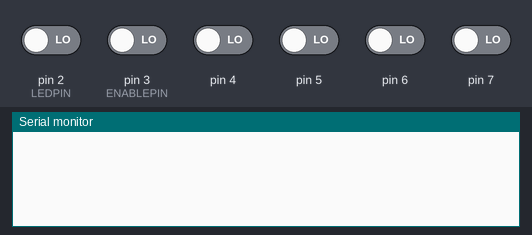
Bench run of a sketch on a simulated Arduino Uno, built with avr-gcc and run on an emulated ATmega328P. Parts: the last lines printed to the serial monitor. Inputs (shaded band) come from the test bench; at power-on: pin 2 (LEDPIN), pin 3 (ENABLEPIN), pin 4–7 LOW.

Above: at 1.2 s.
1.3 s: pin 2 (LEDPIN) driven HIGH
At 2.4 s:
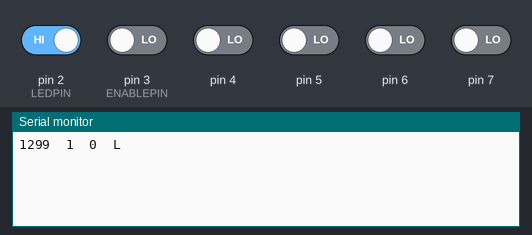
2.8 s: pin 3 (ENABLEPIN) driven HIGH
At 3.6 s:
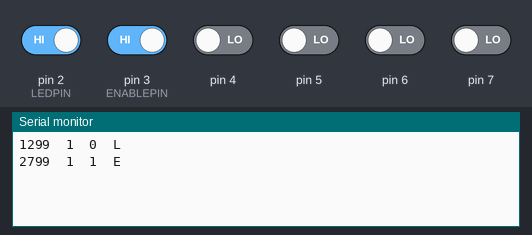
4.3 s: pin 2 (LEDPIN) driven LOW
At 4.7 s:
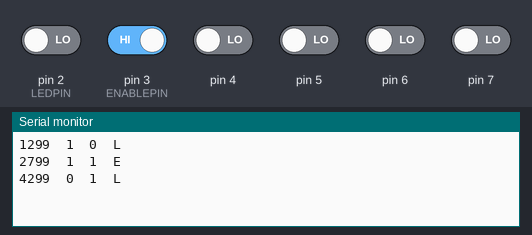
5.8 s: pin 3 (ENABLEPIN) driven LOW
At 7.1 s:
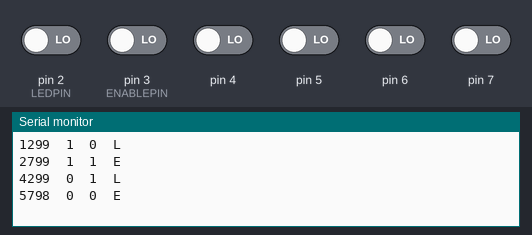

The sketch:

monitor.ino
```cpp
#define LEDPIN 2
#define ENABLEPIN 3
// On Arduino Uno, pin #2 is PD2 and pin #3 is PD3
// Port D input register is PIND, bit masks are 0x04 and 0x08
volatile uint8_t *pinsRegister;
uint8_t ledPinMask;
uint8_t enablePinMask;

struct change_struct {
  unsigned long changems;
  uint8_t pind;
  unsigned char isr;
};

#define NCHANGES 32
struct change_struct changes[NCHANGES];
uint8_t serialChangePtr;       // Points ot next change to be printed to serial
volatile uint8_t isrChangePtr; // Points to next change to be used by ISR

#define PERIODIC_STATUS 60000
unsigned long lastStatusMs = 0;

void setup() {
  pinMode(LEDPIN, INPUT);
  pinMode(ENABLEPIN, INPUT);
  isrChangePtr = 0;
  serialChangePtr = 0;

  pinsRegister = portInputRegister(digitalPinToPort(LEDPIN));
  ledPinMask = digitalPinToBitMask(LEDPIN);
  enablePinMask = digitalPinToBitMask(ENABLEPIN);

  attachInterrupt(0, ledIsr, CHANGE);
  attachInterrupt(1, enableIsr, CHANGE);

  Serial.begin(9600);

  if (pinsRegister != portInputRegister(digitalPinToPort(ENABLEPIN))) {
    Serial.println("!!! LED and enable pins on different ports");
    enablePinMask = 0;
  }
}

void loop() {
  if (isrChangePtr != serialChangePtr) {
    struct change_struct *chg = &(changes[serialChangePtr]);
    serialChangePtr = (serialChangePtr + 1) % NCHANGES;

    Serial.print(chg->changems);
    Serial.write('\t');
    Serial.print((chg->pind & ledPinMask) ? '1' : '0');
    Serial.write('\t');
    Serial.print((chg->pind & enablePinMask) ? '1' : '0');
    Serial.write('\t');
    Serial.write(chg->isr);
    Serial.println();
  }

  unsigned long now = millis();
  if (now > lastStatusMs + PERIODIC_STATUS) {
    int led = digitalRead(LEDPIN);
    int enable = digitalRead(ENABLEPIN);
    Serial.print(now);
    Serial.write('\t');
    Serial.print(led);
    Serial.write('\t');
    Serial.print(enable);
    Serial.write('\t');
    Serial.write('P');
    Serial.println();
    lastStatusMs = now;
  }
}

// Safe to access directly in an ISR
extern volatile unsigned long timer0_millis;

// Avoid function call overhead to the extent possible in ISRs
// N.B. millis() relies on a private volatile counter in wiring
void ledIsr(void)
{
  struct change_struct *chg = &(changes[isrChangePtr]);
  isrChangePtr = (isrChangePtr + 1) % NCHANGES;

  chg->changems = timer0_millis;
  chg->pind = *pinsRegister;
  chg->isr = 'L';
}

void enableIsr(void)
{
  struct change_struct *chg = &(changes[isrChangePtr]);
  isrChangePtr = (isrChangePtr + 1) % NCHANGES;

  chg->changems = timer0_millis;
  chg->pind = *pinsRegister;
  chg->isr = 'E';
}
```

Measured:
- after the input at 1.3 s, the serial monitor: prints a new line at once (image 1)
- after the input at 2.8 s, the serial monitor: prints a new line at once (image 2)
- after the input at 4.3 s, the serial monitor: prints a new line at once (image 3)
- after the input at 5.8 s, the serial monitor: prints a new line at once (image 4)
